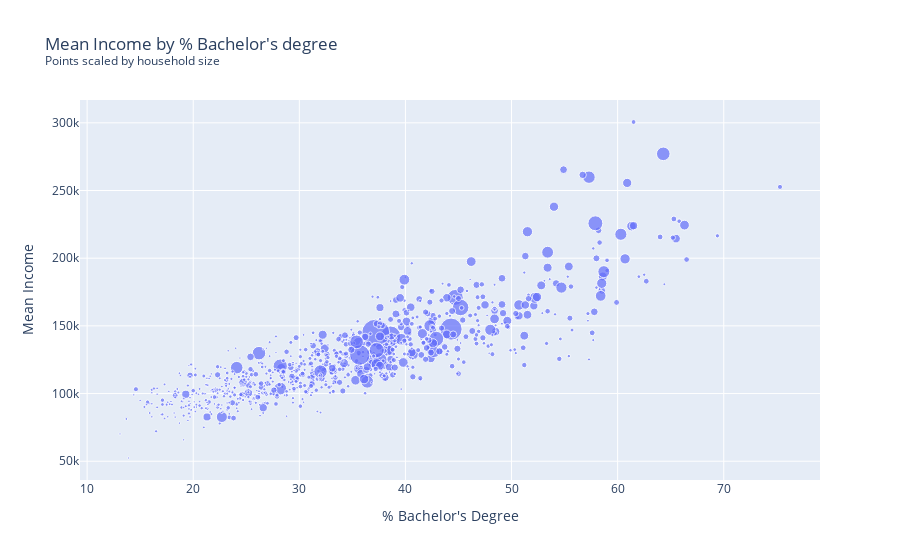

Here is the notebook cell this chart was saved with:
### Markdown cell above
Finally, we'll generally want to add at least some basic annotations to this plot to make it easier to interpret. We can assign x and y axis labels with the "labels" argument, and we can add a title with the title argument. In this example, I've also added a subtitle by using some html tags: `<br>` starts a new line, and `<sup>` gives us <sup>Superscript text</sup>

### Code cell
fig = px.scatter(census_data.dropna(), 
                 x = 'percent_bachelors', 
                 y = 'mean_income', 
                 hover_data = ['county'], 
                 size = 'num_households',
                 # x and y axis labels as a key:value dictionary
                 labels={"mean_income": "Mean Income",
                         "percent_bachelors": "% Bachelor's Degree"},
                 # title + subtitle (note the HTML tags)
                 title="Mean Income by % Bachelor's degree<br><sup>Points scaled by household size</sup>",
                 
                )

fig.show()

### Figure 1 — Plotly figure (JSON) as saved in the notebook; plotly's stock layout.template omitted (floating-point values rounded to 4 significant figures; data arrays with more than 128 entries replaced by an {"elided": "..."} marker saying what was removed)
{"data": [{"customdata": {"elided": "850x1 str values"}, "hovertemplate": "% Bachelor's Degree=%{x}<br>Mean Income=%{y}<br>num_households=%{marker.size}<br>county=%{customdata[0]}<extra></extra>", "legendgroup": "", "marker": {"color": "#636efa", "size": {"elided": "850 float values"}, "sizemode": "area", "sizeref": 8715.0, "symbol": "circle"}, "mode": "markers", "name": "", "orientation": "v", "showlegend": false, "type": "scatter", "x": {"elided": "850 float values"}, "xaxis": "x", "y": {"elided": "850 int values"}, "yaxis": "y"}], "layout": {"legend": {"itemsizing": "constant", "tracegroupgap": 0}, "title": {"text": "Mean Income by % Bachelor's degree<br><sup>Points scaled by household size</sup>"}, "xaxis": {"anchor": "y", "domain": [0, 1], "title": {"text": "% Bachelor's Degree"}}, "yaxis": {"anchor": "x", "domain": [0, 1], "title": {"text": "Mean Income"}}}}
